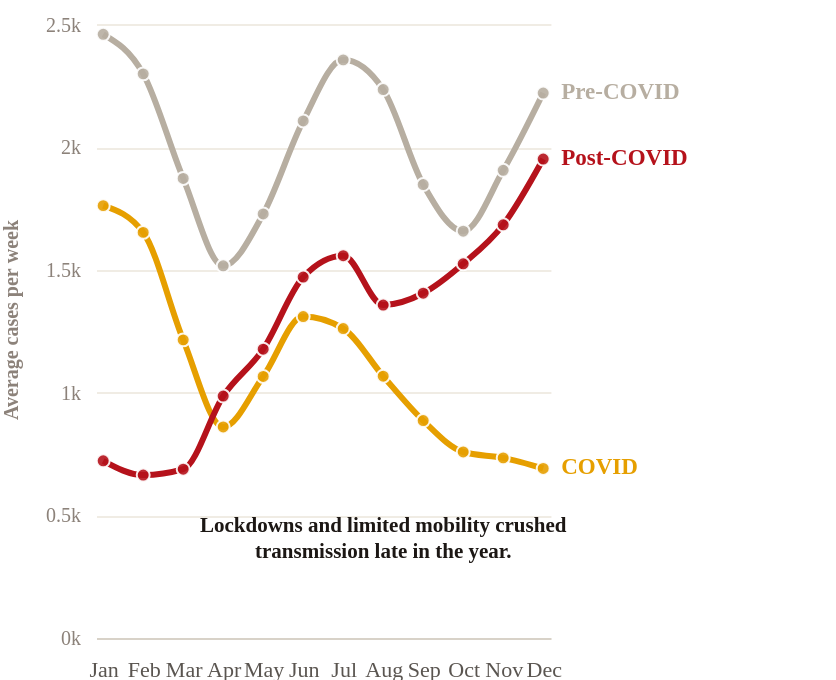

Describe this chart as a Vega-Lite specification.
### Vega-Lite specification from a JSON file in a GitHub repository (floating-point values rounded to 4 significant figures)
{"$schema": "https://vega.github.io/schema/vega-lite/v5.json", "width": "container", "height": 340, "background": null, "autosize": {"type": "fit", "contains": "padding"}, "data": {"values": [{"era": "Pre-COVID", "endLabel": "Pre-COVID", "fullLabel": "Pre-COVID (2014–2019)", "month": "Jan", "cases": 2460}, {"era": "Pre-COVID", "endLabel": "Pre-COVID", "fullLabel": "Pre-COVID (2014–2019)", "month": "Feb", "cases": 2299}, {"era": "Pre-COVID", "endLabel": "Pre-COVID", "fullLabel": "Pre-COVID (2014–2019)", "month": "Mar", "cases": 1873}, {"era": "Pre-COVID", "endLabel": "Pre-COVID", "fullLabel": "Pre-COVID (2014–2019)", "month": "Apr", "cases": 1517}, {"era": "Pre-COVID", "endLabel": "Pre-COVID", "fullLabel": "Pre-COVID (2014–2019)", "month": "May", "cases": 1728}, {"era": "Pre-COVID", "endLabel": "Pre-COVID", "fullLabel": "Pre-COVID (2014–2019)", "month": "Jun", "cases": 2107}, {"era": "Pre-COVID", "endLabel": "Pre-COVID", "fullLabel": "Pre-COVID (2014–2019)", "month": "Jul", "cases": 2356}, {"era": "Pre-COVID", "endLabel": "Pre-COVID", "fullLabel": "Pre-COVID (2014–2019)", "month": "Aug", "cases": 2235}, {"era": "Pre-COVID", "endLabel": "Pre-COVID", "fullLabel": "Pre-COVID (2014–2019)", "month": "Sep", "cases": 1848}, {"era": "Pre-COVID", "endLabel": "Pre-COVID", "fullLabel": "Pre-COVID (2014–2019)", "month": "Oct", "cases": 1658}, {"era": "Pre-COVID", "endLabel": "Pre-COVID", "fullLabel": "Pre-COVID (2014–2019)", "month": "Nov", "cases": 1906}, {"era": "Pre-COVID", "endLabel": "Pre-COVID", "fullLabel": "Pre-COVID (2014–2019)", "month": "Dec", "cases": 2221}, {"era": "COVID", "endLabel": "COVID", "fullLabel": "COVID (2020–2021)", "month": "Jan", "cases": 1762}, {"era": "COVID", "endLabel": "COVID", "fullLabel": "COVID (2020–2021)", "month": "Feb", "cases": 1653}, {"era": "COVID", "endLabel": "COVID", "fullLabel": "COVID (2020–2021)", "month": "Mar", "cases": 1215}, {"era": "COVID", "endLabel": "COVID", "fullLabel": "COVID (2020–2021)", "month": "Apr", "cases": 860}, {"era": "COVID", "endLabel": "COVID", "fullLabel": "COVID (2020–2021)", "month": "May", "cases": 1066}, {"era": "COVID", "endLabel": "COVID", "fullLabel": "COVID (2020–2021)", "month": "Jun", "cases": 1310}, {"era": "COVID", "endLabel": "COVID", "fullLabel": "COVID (2020–2021)", "month": "Jul", "cases": 1261}, {"era": "COVID", "endLabel": "COVID", "fullLabel": "COVID (2020–2021)", "month": "Aug", "cases": 1067}, {"era": "COVID", "endLabel": "COVID", "fullLabel": "COVID (2020–2021)", "month": "Sep", "cases": 886}, {"era": "COVID", "endLabel": "COVID", "fullLabel": "COVID (2020–2021)", "month": "Oct", "cases": 758}, {"era": "COVID", "endLabel": "COVID", "fullLabel": "COVID (2020–2021)", "month": "Nov", "cases": 734}, {"era": "COVID", "endLabel": "COVID", "fullLabel": "COVID (2020–2021)", "month": "Dec", "cases": 691}, {"era": "Post-COVID", "endLabel": "Post-COVID", "fullLabel": "Post-COVID (2022)", "month": "Jan", "cases": 722}, {"era": "Post-COVID", "endLabel": "Post-COVID", "fullLabel": "Post-COVID (2022)", "month": "Feb", "cases": 664}, {"era": "Post-COVID", "endLabel": "Post-COVID", "fullLabel": "Post-COVID (2022)", "month": "Mar", "cases": 688}, {"era": "Post-COVID", "endLabel": "Post-COVID", "fullLabel": "Post-COVID (2022)", "month": "Apr", "cases": 986}, {"era": "Post-COVID", "endLabel": "Post-COVID", "fullLabel": "Post-COVID (2022)", "month": "May", "cases": 1177}, {"era": "Post-COVID", "endLabel": "Post-COVID", "fullLabel": "Post-COVID (2022)", "month": "Jun", "cases": 1471}, {"era": "Post-COVID", "endLabel": "Post-COVID", "fullLabel": "Post-COVID (2022)", "month": "Jul", "cases": 1558}, {"era": "Post-COVID", "endLabel": "Post-COVID", "fullLabel": "Post-COVID (2022)", "month": "Aug", "cases": 1357}, {"era": "Post-COVID", "endLabel": "Post-COVID", "fullLabel": "Post-COVID (2022)", "month": "Sep", "cases": 1405}, {"era": "Post-COVID", "endLabel": "Post-COVID", "fullLabel": "Post-COVID (2022)", "month": "Oct", "cases": 1525}, {"era": "Post-COVID", "endLabel": "Post-COVID", "fullLabel": "Post-COVID (2022)", "month": "Nov", "cases": 1684}, {"era": "Post-COVID", "endLabel": "Post-COVID", "fullLabel": "Post-COVID (2022)", "month": "Dec", "cases": 1952}]}, "encoding": {"x": {"field": "month", "type": "ordinal", "sort": ["Jan", "Feb", "Mar", "Apr", "May", "Jun", "Jul", "Aug", "Sep", "Oct", "Nov", "Dec"], "title": null, "scale": {"padding": 0.18}, "axis": {"labelFont": "Archivo", "labelFontSize": 11, "labelColor": "#5A5550", "labelAngle": 0, "domainColor": "#D8D2C8", "ticks": false, "labelPadding": 10}}, "y": {"field": "cases", "type": "quantitative", "title": "Average cases per week", "scale": {"domain": [0, 2600]}, "axis": {"format": "~s", "tickCount": 4, "titleFont": "Archivo", "titleFontSize": 10, "titleColor": "#8C827A", "titleFontWeight": 600, "labelFont": "Archivo", "labelFontSize": 10, "labelColor": "#8C827A", "grid": true, "gridColor": "#F0ECE4", "domain": false, "ticks": false, "titlePadding": 12, "labelPadding": 8}}, "color": {"field": "era", "type": "nominal", "scale": {"domain": ["Pre-COVID", "COVID", "Post-COVID"], "range": ["#B7AEA1", "#E69F00", "#B5121B"]}, "legend": null}}, "layer": [{"description": "Base Trend Lines Layer", "mark": {"type": "line", "strokeWidth": 3, "interpolate": "monotone"}}, {"description": "Interactive Data Points Layer", "mark": {"type": "point", "filled": true, "size": 42, "opacity": 0.9, "stroke": "#FFFFFF", "strokeWidth": 1}, "encoding": {"tooltip": [{"field": "fullLabel", "title": "Period"}, {"field": "month", "title": "Month"}, {"field": "cases", "title": "Avg cases/week", "format": ","}]}}, {"description": "Right Edge Series Tags Layer", "transform": [{"filter": "datum.month=='Dec'"}], "mark": {"type": "text", "align": "left", "dx": 9, "baseline": "middle", "font": "Archivo", "fontSize": 11.5, "fontWeight": 700}, "encoding": {"text": {"field": "endLabel"}}}, {"description": "Corrected Clean Multi-line Charcoal Black Valley Annotation Layer", "data": {"values": [{"month": "Aug", "cases": 1067}]}, "mark": {"type": "text", "align": "center", "baseline": "middle", "font": "Archivo", "fontSize": 10.5, "fontWeight": 600, "lineHeight": 13, "color": "#1C1714", "dy": 75}, "encoding": {"x": {"field": "month", "type": "ordinal"}, "y": {"field": "cases", "type": "quantitative"}, "text": {"value": ["Lockdowns and limited mobility crushed", "transmission late in the year."]}, "color": null}}, {"description": "Post-COVID Peak Shift Highlight Layer", "data": {"values": [{"month": "Nov", "cases": 2150, "t": "2022 peak shifts to December"}]}, "mark": {"type": "text", "align": "right", "dx": -2, "font": "Archivo", "fontSize": 11, "fontWeight": 700, "color": "#B5121B"}, "encoding": {"x": {"field": "month", "type": "ordinal", "sort": ["Jan", "Feb", "Mar", "Apr", "May", "Jun", "Jul", "Aug", "Sep", "Oct", "Nov", "Dec"]}, "y": {"field": "cases", "type": "quantitative"}, "text": {"field": "t"}}}], "config": {"view": {"stroke": null}, "font": "Archivo", "padding": {"right": 74}}}
